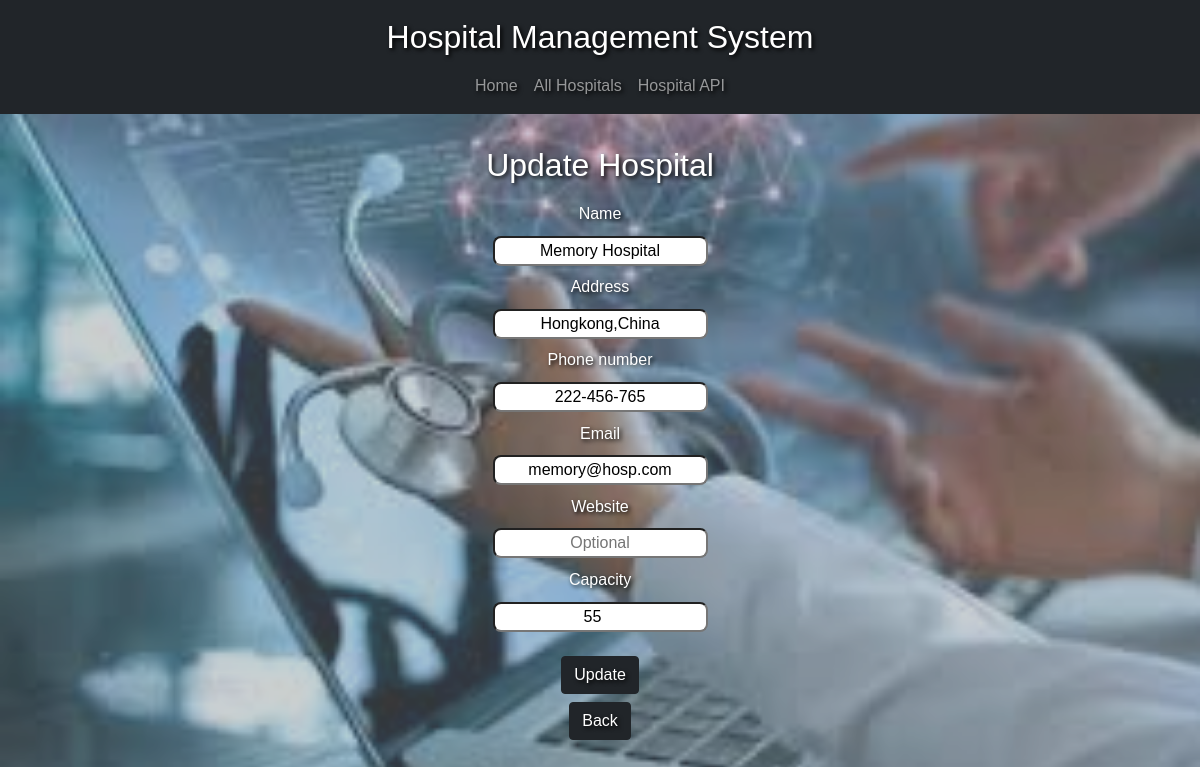
Page /update/9/ on the committed database.
### hospitals/models.py (models this page shows)
class HospitalRecord(models.Model):
    name = models.CharField(max_length=50)
    address = models.CharField(max_length=50)
    phone_number = models.CharField(max_length=50)
    email = models.EmailField()
    website = models.URLField()
    capacity = models.IntegerField()

### hospitals/views.py (the view)
# urls.py: path('update/<int:iden>/', views.update, name='update'),
def update(request, iden):
    user = HospitalRecord.objects.get(id = iden)
    hospital_form = HospitalDetailsForm(instance = user)
    if request.method == 'POST':
        hospital_form = HospitalDetailsForm(request.POST, instance = user)
        if hospital_form.is_valid():
            hospital_form.save()
        return HttpResponseRedirect('/success/')
    else:
        hospital_form = HospitalDetailsForm(instance = user)
        return render(request,'hospitals/update.html',{'hospitalform':hospital_form})

### hospitals/forms.py (shortened to what this page needs)
class HospitalDetailsForm(forms.ModelForm):
    website = forms.URLField(required=False, widget=forms.URLInput(attrs={'placeholder':'Optional'}))
    class Meta:
        model = HospitalRecord
        fields = '__all__'
    def __init__(self, *args, **kwargs):
        super().__init__(*args, **kwargs)
        self.label_suffix = ' '

### hospitals/templates/hospitals/update.html (shortened to what this page needs)
{% extends 'hospitals/base.html' %}
{% block body %}
<div class="container">
    <h2 class="text-center mt-4 p-2">Update Hospital</h2>
    <form action="" method="post" novalidate>
        <div class="text-center mt-2">
            {% for form in hospitalform %}
            <div class="ct-label">
                {{form.label_tag}}
            </div>
            <div>
                {{form}}
            </div>
            {% endfor %}
        </div>
        <div class="text-center mt-4">
            <button type="submit" class="btn btn-dark">Update</button>
        </div>
    </form>
    <div class="text-center">
        <a href="{% url 'records' %}" class="btn btn-dark my-2" role="button">Back</a>
    </div>
</div>
{% endblock %}

### hospitals/static/css/custom_style.css (style rules this page uses)
#id_website, #id_name, #id_address, #id_phone_number, #id_email, #id_capacity { text-align: center; background-color: white; color: black; text-shadow: none; border-radius: 0.5rem; }
.ct-label { margin: 0.6rem; }
* { color: white; text-shadow: 2px 2px 4px black; font-family: fantasy, sans-serif; }
body { background-color: #7b898f; }

### rows in the picture
HospitalRecord: hospitalform "Memory Hospital" "Hongkong,China" "222-456-765" "memory@hosp.com" "55"
